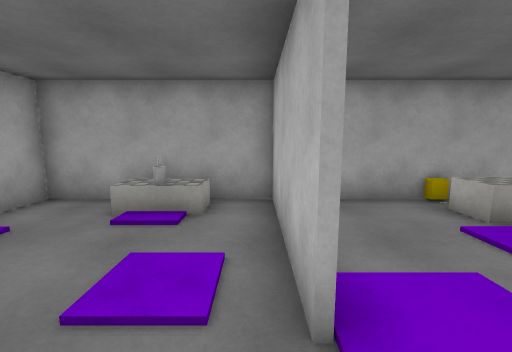
View 1 (above)

12 first-person views from a walk through a 3-D level made in the Unity game engine. The camera is 1.5 m above the floor, tilts 8° down and sees 90° across. The floor is counted in squares, 1 m on a side. Each view is taken from the middle of a square. On the plan, view 1 faces up. The plan holds only what a view shows up to about 13 squares ahead; the rest is blank. The place goes on beyond the plan. The player is left out. Surface patterns are stand-ins for the level's own textures.

View 2
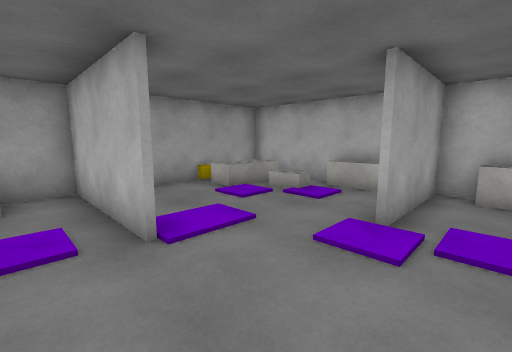

View 3
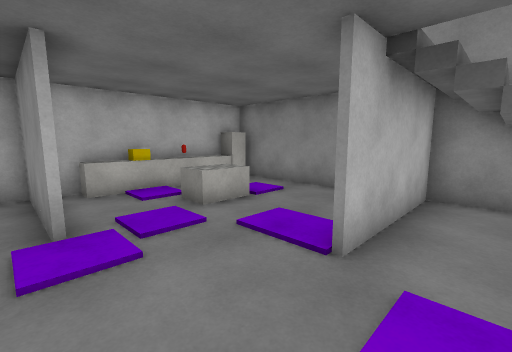

View 4
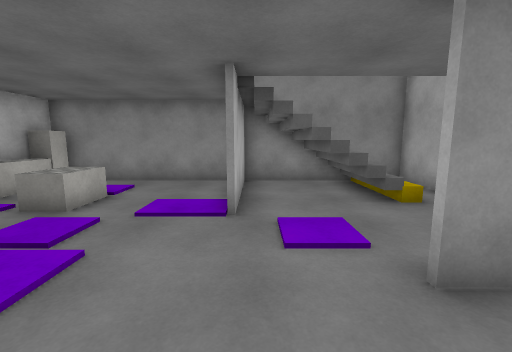

View 5
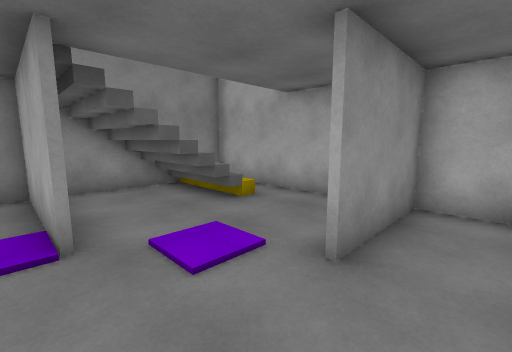

View 6
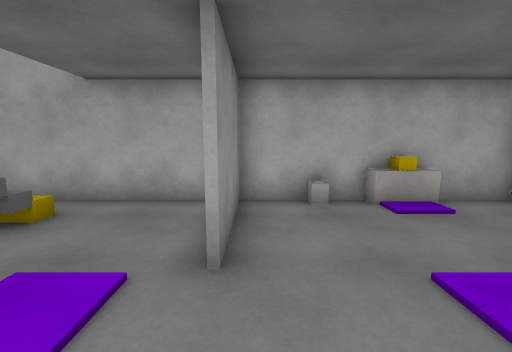

View 7
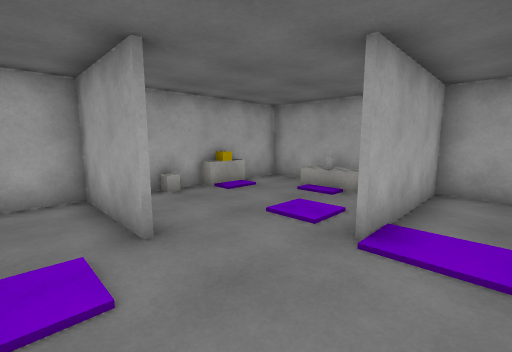

View 8
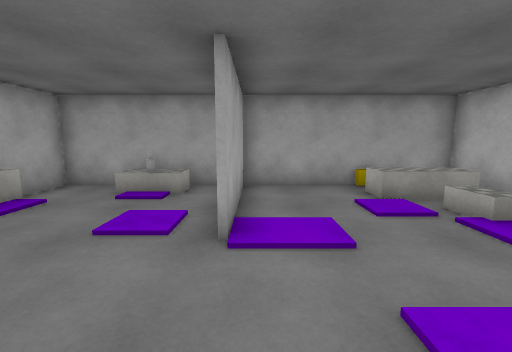

View 9
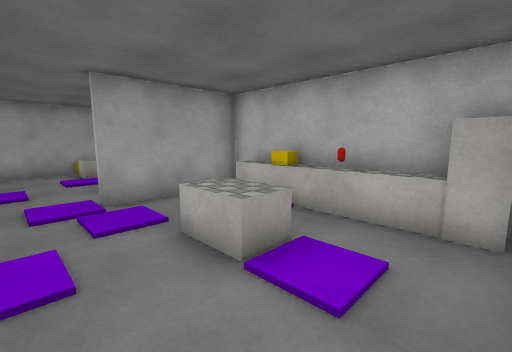

View 10
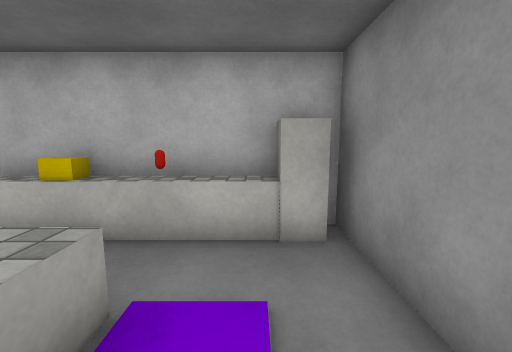

View 11
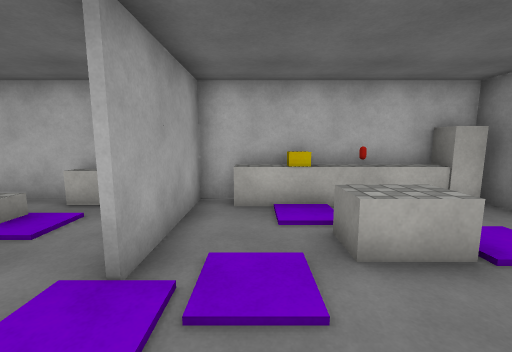

View 12
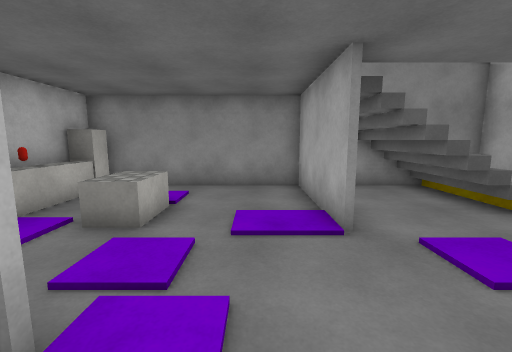

### Floor plan
Key: @ floor where view 1 was taken; # wall or solid block; . floor; / step, stairs or slope; = window, fence, low wall or low ledge; ^ raised ledge; O other object.
Columns run from 5 left of view 1 to 8 right of it. Each row starts with its distance up from view 1.
  7 ##############
  6 #.OOO.#...O  #
  5 #.OOO.#..^^^^#
  4 #.....#......#
  3 #.....#......#
  2 #.....#.....##
  1 #...........##
  0 ####.@...#####
 -1 #............#
 -2 #...........^#
 -3 #.....#..OOO #
 -4 #/###.#..OO.O#
 -5 #////.#..OO.O#
 -6 #////.#.....^#
 -7 #///=.#.....O#
 -8 ##############

Where each view was taken, in squares from view 1:
view 1: 0 up, 0 right, facing up
view 2: 2 down, 1 left, facing up-right
view 3: 0 up, 1 left, facing down-right
view 4: 2 up, 0 right, facing down
view 5: 1 up, 1 right, facing down-left
view 6: 0 up, 1 right, facing left
view 7: 2 down, 2 right, facing up-left
view 8: 2 down, 1 right, facing up
view 9: 7 down, 2 right, facing up-right
view 10: 6 down, 3 right, facing right
view 11: 2 down, 1 right, facing right
view 12: 1 up, 2 right, facing down
